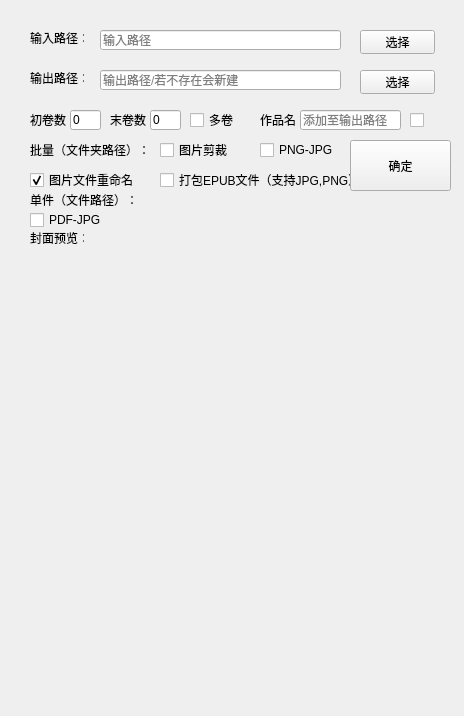
<?xml version="1.0" encoding="UTF-8"?>
<ui version="4.0">
 <class>Form</class>
 <widget class="QWidget" name="Form">
  <property name="geometry">
   <rect>
    <x>0</x>
    <y>0</y>
    <width>464</width>
    <height>716</height>
   </rect>
  </property>
  <property name="windowTitle">
   <string>MangaTools</string>
  </property>
  <widget class="QPushButton" name="pushButton_1">
   <property name="geometry">
    <rect>
     <x>360</x>
     <y>30</y>
     <width>75</width>
     <height>24</height>
    </rect>
   </property>
   <property name="text">
    <string>选择</string>
   </property>
  </widget>
  <widget class="QLineEdit" name="lineEdit_1">
   <property name="geometry">
    <rect>
     <x>100</x>
     <y>30</y>
     <width>241</width>
     <height>20</height>
    </rect>
   </property>
   <property name="placeholderText">
    <string>输入路径</string>
   </property>
  </widget>
  <widget class="QLineEdit" name="lineEdit_2">
   <property name="geometry">
    <rect>
     <x>100</x>
     <y>70</y>
     <width>241</width>
     <height>20</height>
    </rect>
   </property>
   <property name="placeholderText">
    <string>输出路径/若不存在会新建</string>
   </property>
  </widget>
  <widget class="QPushButton" name="pushButton_2">
   <property name="geometry">
    <rect>
     <x>360</x>
     <y>70</y>
     <width>75</width>
     <height>24</height>
    </rect>
   </property>
   <property name="text">
    <string>选择</string>
   </property>
  </widget>
  <widget class="QLabel" name="label_1">
   <property name="geometry">
    <rect>
     <x>30</x>
     <y>30</y>
     <width>54</width>
     <height>16</height>
    </rect>
   </property>
   <property name="text">
    <string>输入路径：</string>
   </property>
  </widget>
  <widget class="QLabel" name="label_2">
   <property name="geometry">
    <rect>
     <x>30</x>
     <y>70</y>
     <width>54</width>
     <height>16</height>
    </rect>
   </property>
   <property name="text">
    <string>输出路径：</string>
   </property>
  </widget>
  <widget class="QLabel" name="label_3">
   <property name="geometry">
    <rect>
     <x>30</x>
     <y>230</y>
     <width>54</width>
     <height>16</height>
    </rect>
   </property>
   <property name="text">
    <string>封面预览：</string>
   </property>
  </widget>
  <widget class="QLabel" name="label_4">
   <property name="geometry">
    <rect>
     <x>80</x>
     <y>260</y>
     <width>341</width>
     <height>441</height>
    </rect>
   </property>
   <property name="text">
    <string/>
   </property>
  </widget>
  <widget class="QCheckBox" name="checkBox_2">
   <property name="geometry">
    <rect>
     <x>160</x>
     <y>140</y>
     <width>71</width>
     <height>20</height>
    </rect>
   </property>
   <property name="text">
    <string>图片剪裁</string>
   </property>
   <property name="autoExclusive">
    <bool>false</bool>
   </property>
   <attribute name="buttonGroup">
    <string notr="true">buttonGroup</string>
   </attribute>
  </widget>
  <widget class="QPushButton" name="pushButton_3">
   <property name="geometry">
    <rect>
     <x>350</x>
     <y>140</y>
     <width>101</width>
     <height>51</height>
    </rect>
   </property>
   <property name="text">
    <string>确定</string>
   </property>
  </widget>
  <widget class="QCheckBox" name="checkBox_1">
   <property name="geometry">
    <rect>
     <x>30</x>
     <y>170</y>
     <width>111</width>
     <height>20</height>
    </rect>
   </property>
   <property name="text">
    <string>图片文件重命名</string>
   </property>
   <property name="checked">
    <bool>true</bool>
   </property>
   <property name="autoExclusive">
    <bool>false</bool>
   </property>
   <attribute name="buttonGroup">
    <string notr="true">buttonGroup</string>
   </attribute>
  </widget>
  <widget class="QLabel" name="label_5">
   <property name="geometry">
    <rect>
     <x>260</x>
     <y>110</y>
     <width>41</width>
     <height>20</height>
    </rect>
   </property>
   <property name="text">
    <string>作品名：</string>
   </property>
  </widget>
  <widget class="QLineEdit" name="lineEdit_3">
   <property name="geometry">
    <rect>
     <x>300</x>
     <y>110</y>
     <width>101</width>
     <height>20</height>
    </rect>
   </property>
   <property name="placeholderText">
    <string>添加至输出路径</string>
   </property>
  </widget>
  <widget class="QLabel" name="label_6">
   <property name="geometry">
    <rect>
     <x>30</x>
     <y>110</y>
     <width>41</width>
     <height>20</height>
    </rect>
   </property>
   <property name="text">
    <string>初卷数：</string>
   </property>
  </widget>
  <widget class="QLineEdit" name="lineEdit_4">
   <property name="geometry">
    <rect>
     <x>70</x>
     <y>110</y>
     <width>31</width>
     <height>20</height>
    </rect>
   </property>
   <property name="text">
    <string>0</string>
   </property>
   <property name="readOnly">
    <bool>true</bool>
   </property>
   <property name="placeholderText">
    <string/>
   </property>
  </widget>
  <widget class="QLabel" name="label_7">
   <property name="geometry">
    <rect>
     <x>110</x>
     <y>110</y>
     <width>41</width>
     <height>20</height>
    </rect>
   </property>
   <property name="text">
    <string>末卷数：</string>
   </property>
  </widget>
  <widget class="QLineEdit" name="lineEdit_5">
   <property name="geometry">
    <rect>
     <x>150</x>
     <y>110</y>
     <width>31</width>
     <height>20</height>
    </rect>
   </property>
   <property name="text">
    <string>0</string>
   </property>
   <property name="readOnly">
    <bool>true</bool>
   </property>
   <property name="placeholderText">
    <string/>
   </property>
  </widget>
  <widget class="QCheckBox" name="checkBox_3">
   <property name="geometry">
    <rect>
     <x>410</x>
     <y>110</y>
     <width>21</width>
     <height>20</height>
    </rect>
   </property>
   <property name="text">
    <string/>
   </property>
   <property name="autoExclusive">
    <bool>false</bool>
   </property>
  </widget>
  <widget class="QCheckBox" name="checkBox_4">
   <property name="geometry">
    <rect>
     <x>190</x>
     <y>110</y>
     <width>81</width>
     <height>20</height>
    </rect>
   </property>
   <property name="text">
    <string>多卷</string>
   </property>
   <property name="checked">
    <bool>false</bool>
   </property>
   <property name="autoExclusive">
    <bool>false</bool>
   </property>
  </widget>
  <widget class="QCheckBox" name="checkBox_5">
   <property name="geometry">
    <rect>
     <x>260</x>
     <y>140</y>
     <width>81</width>
     <height>20</height>
    </rect>
   </property>
   <property name="text">
    <string>PNG-JPG</string>
   </property>
   <property name="checked">
    <bool>false</bool>
   </property>
   <property name="autoExclusive">
    <bool>false</bool>
   </property>
   <attribute name="buttonGroup">
    <string notr="true">buttonGroup</string>
   </attribute>
  </widget>
  <widget class="QCheckBox" name="checkBox_6">
   <property name="geometry">
    <rect>
     <x>30</x>
     <y>210</y>
     <width>81</width>
     <height>20</height>
    </rect>
   </property>
   <property name="text">
    <string>PDF-JPG</string>
   </property>
   <property name="checked">
    <bool>false</bool>
   </property>
   <property name="autoExclusive">
    <bool>false</bool>
   </property>
   <attribute name="buttonGroup">
    <string notr="true">buttonGroup</string>
   </attribute>
  </widget>
  <widget class="QLabel" name="label_8">
   <property name="geometry">
    <rect>
     <x>30</x>
     <y>140</y>
     <width>141</width>
     <height>20</height>
    </rect>
   </property>
   <property name="text">
    <string>批量（文件夹路径）：</string>
   </property>
  </widget>
  <widget class="QLabel" name="label_9">
   <property name="geometry">
    <rect>
     <x>30</x>
     <y>190</y>
     <width>111</width>
     <height>20</height>
    </rect>
   </property>
   <property name="text">
    <string>单件（文件路径）：</string>
   </property>
  </widget>
  <widget class="QCheckBox" name="checkBox_7">
   <property name="geometry">
    <rect>
     <x>160</x>
     <y>170</y>
     <width>191</width>
     <height>20</height>
    </rect>
   </property>
   <property name="text">
    <string>打包EPUB文件（支持JPG,PNG）</string>
   </property>
   <property name="checked">
    <bool>false</bool>
   </property>
   <property name="autoExclusive">
    <bool>false</bool>
   </property>
   <attribute name="buttonGroup">
    <string notr="true">buttonGroup</string>
   </attribute>
  </widget>
 </widget>
 <resources/>
 <connections/>
 <buttongroups>
  <buttongroup name="buttonGroup">
   <property name="exclusive">
    <bool>true</bool>
   </property>
  </buttongroup>
 </buttongroups>
</ui>
